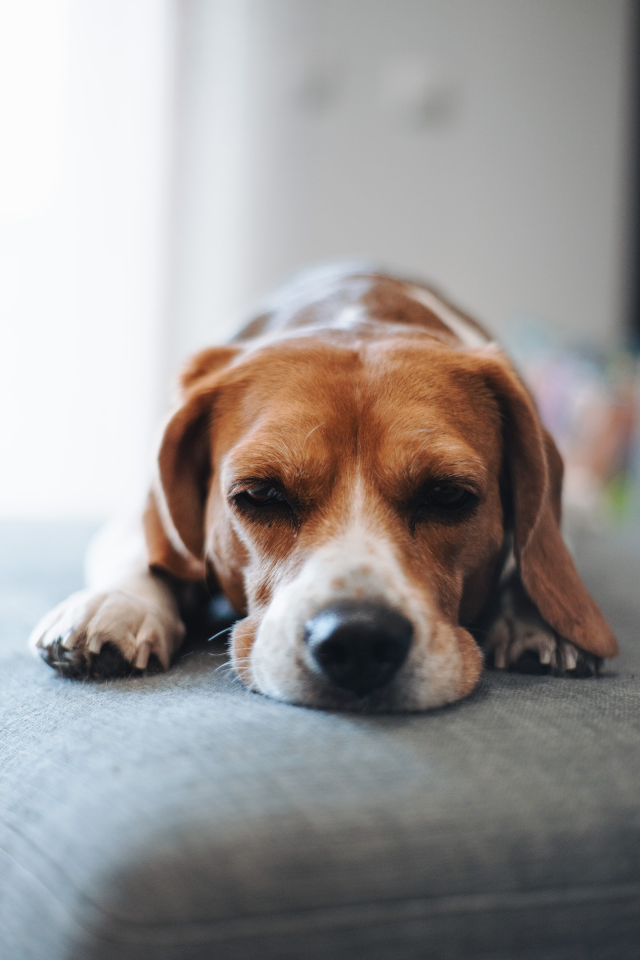
#> input picture 2.unsupervised/1.clustering/1.K-means/Image_compression/inputted_data/dog.jpg, 1920 x 2880 px (shown at 1/3 size)
$ jupyter execute --allow-errors Untitled1.ipynb
#> lines starting #> are read from the running program, lines starting #| are printed output that depends on the picture
[cell 1]
import matplotlib.pyplot as plt
import numpy as np
import cv2

[cell 2]
im =  cv2.imread('inputted_data/dog.jpg')
#> im is the input picture: shape (2880, 1920, 3); mean B, G, R 149.1, 150.7, 155.2

im = cv2.cvtColor(im,cv2.COLOR_BGR2RGB)
original_shape = im.shape
#> original_shape = (2880, 1920, 3)
print(im.shape)
#| (2880, 1920, 3)

[cell 3]
plt.imshow(im) # as RGB Format
plt.show()

[cell 4]
# Flatten Each channel of the Image
all_pixels  = im.reshape((-1,3))
print(all_pixels.shape)
#| (5529600, 3)

[cell 5]
from sklearn.cluster import KMeans

[cell 6]
dominant_colors = 4
km = KMeans(n_clusters=dominant_colors)
km.fit(all_pixels)

[cell 7]
centers = km.cluster_centers_
print(centers) # In RGB Format

[cell 8]
# Convert to Integer format
centers = np.array(centers,dtype='uint8')

[cell 9]
print(centers)

[cell 10]
i = 1
plt.figure(0,figsize=(8,2))
# Storing info in color array
colors = []
for each_col in centers:
    plt.subplot(1,4,i)
    plt.axis("off")
    i+=1
    colors.append(each_col)
    # Color Swatch
    a = np.zeros((100,100,3),dtype='uint8')
    a[:,:,:] = each_col
    plt.imshow(a)
plt.show()
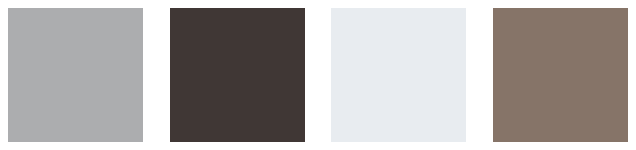
#> figure drawn by matplotlib, 4 panels

[cell 11]
new_img = np.zeros((330*500,3),dtype='uint8')
print(new_img.shape)

[cell 12]
colors

[cell 13]
km.labels_

[cell 14]
# Iterate over the image
for ix in range(new_img.shape[0]):
    new_img[ix] = colors[km.labels_[ix]]

#> (the rest of this cell did not finish here and is left out)


$ run again, with 2.unsupervised/1.clustering/1.K-means/Image_compression/inputted_data/karakoy.jpg copied over 2.unsupervised/1.clustering/1.K-means/Image_compression/inputted_data/dog.jpg
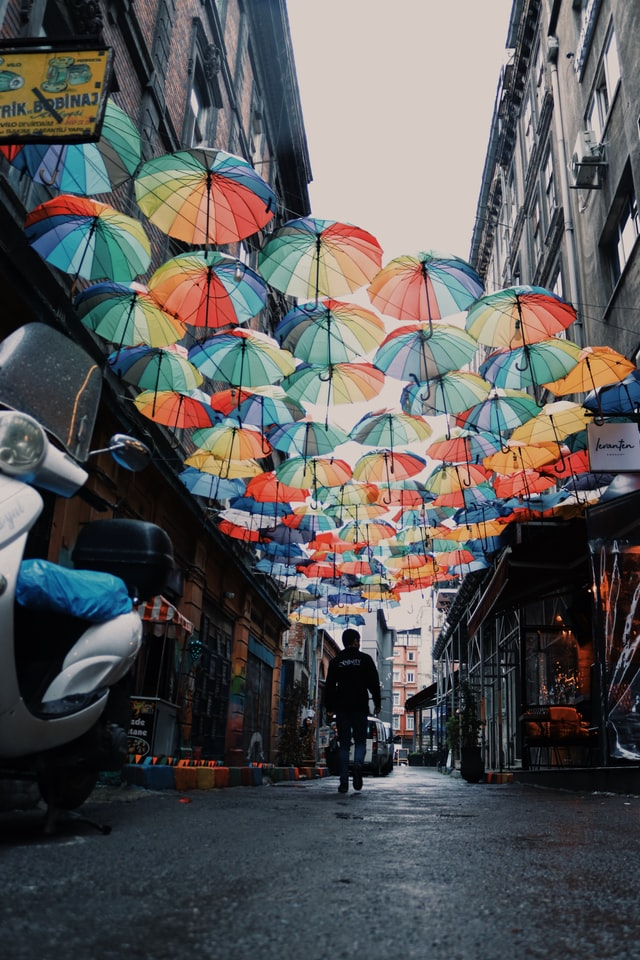
#> input picture 2.unsupervised/1.clustering/1.K-means/Image_compression/inputted_data/karakoy.jpg, 640 x 960 px
#> im is the input picture: shape (960, 640, 3); mean B, G, R 88.5, 88.1, 88.9
#| (960, 640, 3)
#| (614400, 3)
#> `plt.show()`:
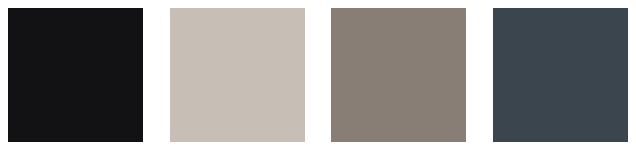
#> figure drawn by matplotlib, 4 panels

$ run again, with 2.unsupervised/1.clustering/1.K-means/Image_compression/inputted_data/rabbit.jpg copied over 2.unsupervised/1.clustering/1.K-means/Image_compression/inputted_data/dog.jpg
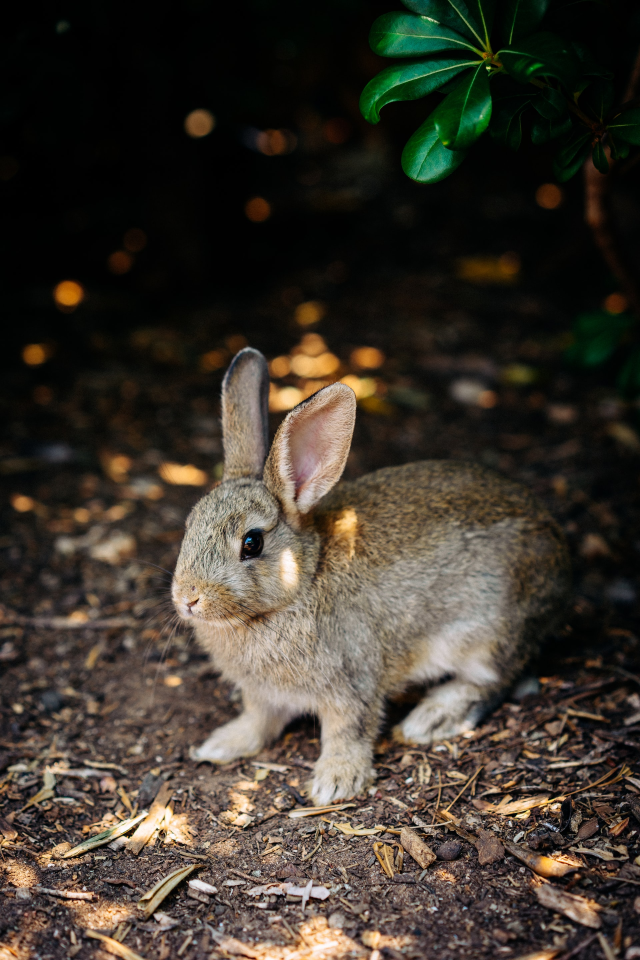
#> input picture 2.unsupervised/1.clustering/1.K-means/Image_compression/inputted_data/rabbit.jpg, 1920 x 2880 px (shown at 1/3 size)
#> im is the input picture: shape (2880, 1920, 3); mean B, G, R 46, 55.4, 62.2
#| (2880, 1920, 3)
#| (5529600, 3)
#> `plt.show()`:
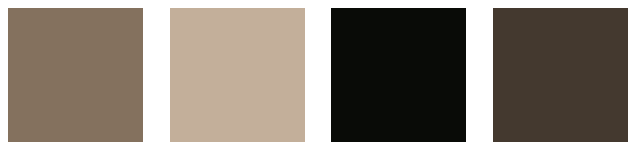
#> figure drawn by matplotlib, 4 panels

$ run again, with 2.unsupervised/1.clustering/1.K-means/Image_compression/inputted_data/sleeping_cats.jpg copied over 2.unsupervised/1.clustering/1.K-means/Image_compression/inputted_data/dog.jpg
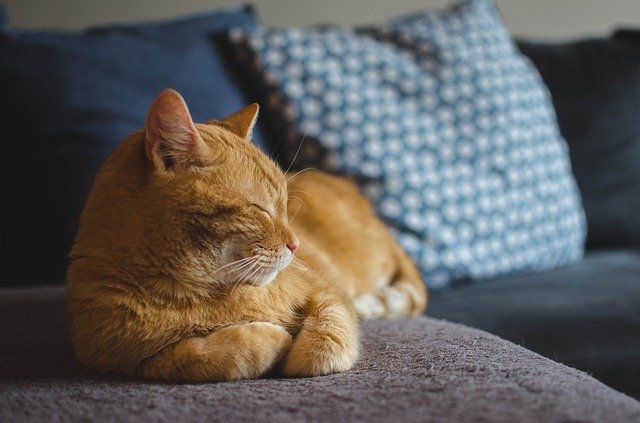
#> input picture 2.unsupervised/1.clustering/1.K-means/Image_compression/inputted_data/sleeping_cats.jpg, 640 x 423 px
#> im is the input picture: shape (423, 640, 3); mean B, G, R 90.8, 94.1, 97
#| (423, 640, 3)
#| (270720, 3)
#> `plt.show()`:
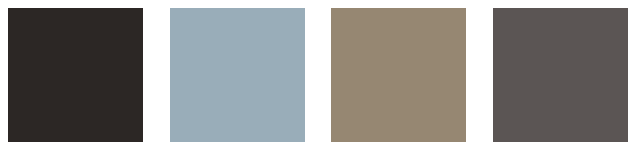
#> figure drawn by matplotlib, 4 panels
